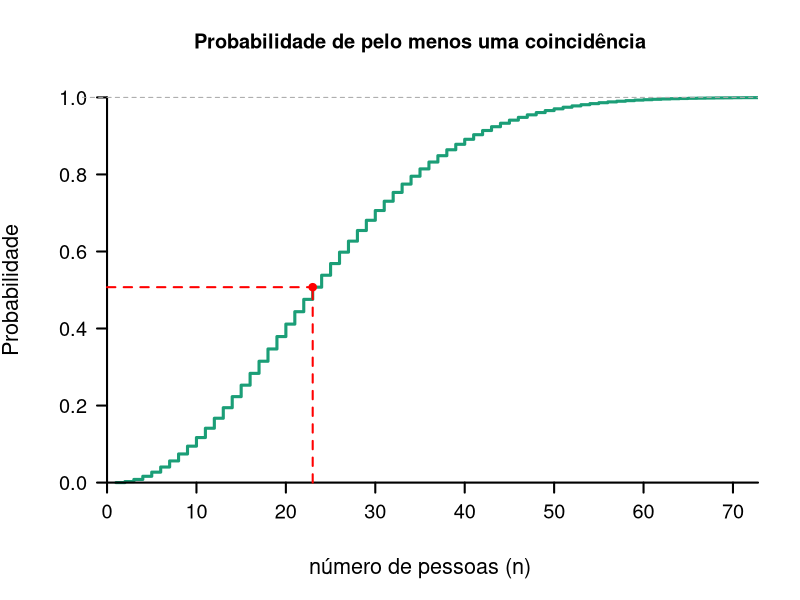

This chart was generated by the following R code:
## ---- chunk 1
na <- 15 ## número total de meninos
nb <- 10 ## número total de meninas
nt <- na + nb
a <- 2 ## número de meninos a ser sorteadas
b <- 1 ## número de meninas a ser sorteados
t <- a + b
choosea <- choose(na, a)
chooseb <- choose(nb, b)
chooset <- choose(nt, t)
## ---- chunk 2
bb <- 4 ## bolas brancas
bv <- 5 ## bolas vermelhas
ba <- 6 ## bolas azuis
k <- 3 ## número de bolas selecionadas
t <- bb + bv + ba
comb_tk <- choose(t,k)
comb_bvk <- choose(bv, k)
## ---- chunk 3
n <- 1:100
probNiver <- function(n){
  1 - prod(365:(365 - n +1))/365^n
}
p <- sapply(1:100, probNiver)

plot(n, p, type="s", lwd=3, col="#1B9E77", 
     main="Probabilidade de pelo menos uma coincidência", 
     xlab="número de pessoas (n)", 
     ylab="Probabilidade", bty="l", axes=FALSE, cex.lab=1.3, ylim=c(0,1), xlim=c(0, 70))
## box(bty="l", lwd=2)
axis(1, seq(0, 100, by=10), pos=0, cex.axis=1.2, lwd=2)
axis(2, seq(0, 1, by=.2), cex.axis=1.2, pos=0, las=2, lwd=2)
points(23, probNiver(23), pch=19, col="red")
arrows(23, 0, 23, probNiver(23), length=0, col="red", lty=2, lwd=2)
arrows(0, probNiver(23), 23, probNiver(23), length=0, col="red", lty=2, lwd=2)
abline(h=1, lty=2, col="darkgrey")
